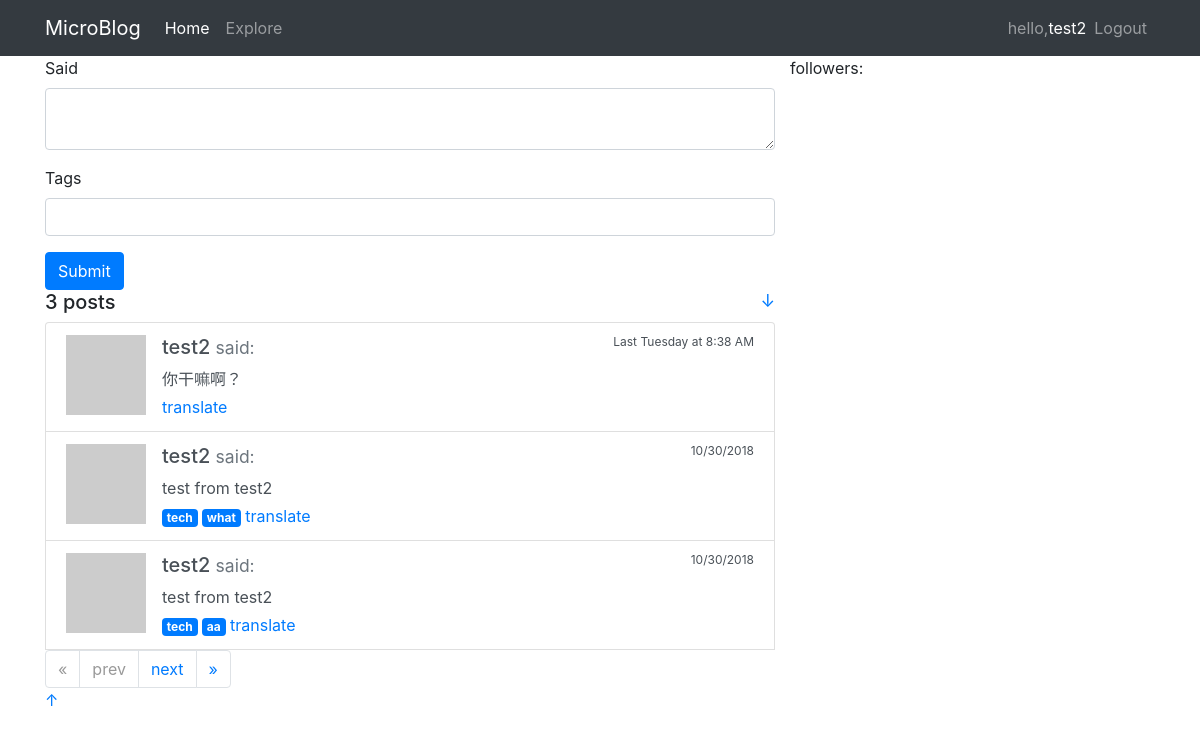
The page /index (signed in) on the database its author committed.
### app/models.py (models this page shows, shortened)
class PaginatedAPIMixin(object):
	@staticmethod
	def to_collection_dict(query, page, per_page, endpoint, **kwargs):
		recourse = query.paginate(page, per_page, False)
		data = {
			'items': [item.to_dict() for item in recourse.items],
			'_meta': {
				'page':page,
				'per_page':per_page,
				'total_page':recourse.pages,
				'total_items':recourse.total
			},
			'_links':{
				'self':url_for(endpoint,page=page,per_page=per_page,**kwargs),
				'next':url_for(endpoint,page=page+1,per_page=per_page,**kwargs) if recourse.has_next else None,
				'prev':url_for(endpoint,page=page-1,per_page=per_page,**kwargs) if recourse.has_prev else None
			}
		}
		return data

class User(db.Model, UserMixin, PaginatedAPIMixin):
	id = db.Column(db.Integer, primary_key=True)
	username = db.Column(db.String(64), index=True, unique=True)
	email = db.Column(db.String(120), index=True, unique=True)
	password_hash = db.Column(db.String(128))
	about_me = db.Column(db.String(140))
	last_seen = db.Column(db.DateTime, default=datetime.utcnow)
	token = db.Column(db.String(32), index=True, unique=True)
	token_expiration = db.Column(db.DateTime)
	followed = db.relationship(
		'User',
		secondary=followers,
		lazy='dynamic',
		primaryjoin=(followers.c.follower_id == id),
		secondaryjoin=(followers.c.followed_id == id),
		backref=db.backref('followers', lazy='dynamic'))
	role = db.relationship(
		'Role',
		secondary=user_roles,
		lazy='dynamic',
		backref=db.backref('users', lazy='dynamic')
	)
	def get_avatar(self, size):
		digest = md5(self.email.lower().encode('utf-8')).hexdigest()
		return 'https://www.gravatar.com/avatar/{}?d=identicon&s={}'.format(digest,size)
	def get_followed_posts(self):
		return Post.query.join(
			followers,
			followers.c.followed_id == Post.user_id
		).filter(
			followers.c.follower_id == self.id
		).union(
			Post.query.filter_by(user_id=self.id)
		).order_by(
			Post.timestamp.desc()
		)
	def can_do(self,perm_name):
		can_do = False
		for r in self.role:
			if r.can_do(perm_name):
				can_do = True
		return can_do

class Post(db.Model, PaginatedAPIMixin):
	id = db.Column(db.Integer, primary_key=True)
	body = db.Column(db.String(140))
	timestamp = db.Column(db.DateTime, index=True, default=datetime.utcnow)
	user_id = db.Column(db.Integer, db.ForeignKey('user.id'))
	author = db.relationship('User', backref=db.backref('posts', lazy='dynamic'))
	tags = db.relationship('Tag', secondary=tags, lazy=True, backref=db.backref('pages', lazy='dynamic'))

class Tag(db.Model):
	id = db.Column(db.Integer, primary_key=True)
	name = db.Column(db.String(64), index=True, unique=True)

### app/main/routes.py (the view, shortened to what this page needs)
@bp.route('/', methods=['GET','POST'])
@bp.route('/index', methods=['GET','POST'])
@login_required
def index():
	form = PostForm()
	title = 'index'
	page_num = request.args.get('page_num',1,type=int)
	posts_paginate = current_user.get_followed_posts().paginate(page_num, current_app.config['POSTS_PER_PAGE'], False)
	posts = posts_paginate.items
	pagination = {
		'first_page' : url_for('main.index'),
		'last_page' : url_for('main.index',page_num=posts_paginate.pages),
		'next_page' : url_for('main.index',page_num=posts_paginate.next_num),
		'prev_page' : url_for('main.index',page_num=posts_paginate.prev_num),
		'has_next' : posts_paginate.has_next,
		'has_prev' : posts_paginate.has_prev,
		'pages':posts_paginate.pages
	}
	return render_template('index.html', form = form, title=title, posts = posts, pagination = pagination, datetime=datetime.utcnow() )

### app/main/forms.py
class PostForm(FlaskForm):
	post = TextAreaField('Said', validators=[DataRequired(), Length(min=1, max=140)])
	tags = StringField('Tags')
	submit = SubmitField('Submit')

### app/main/routes.py (called while the page is built)
@bp.before_request
def before_request():
	if current_user.is_authenticated:
		current_user.last_seen = datetime.utcnow()
		db.session.commit()
	if not session.get('sessionId'):
		print('new_session')
		session['sessionId'] = str(datetime.utcnow())
		print(dir(session))
	g.sessionId = session.get('sessionId')

@bp.after_request
def after_request(response):
	response.headers["X-SaintIC-Media-Type"] = "saintic.v1"
	response.headers["Access-Control-Allow-Origin"] = "*"
	username = 'anonymous'
	if current_user.is_authenticated:
		username = current_user.username
	current_app.logger.info(json.dumps({
		"AccessLog": {
			"sessionId":g.sessionId,
			"status_code": response.status_code,
			"method": request.method,
			"ip": request.headers.get('X-Real-Ip', request.remote_addr),
			"url": request.url,
			"referer": request.headers.get('Referer'),
			"agent": request.headers.get("User-Agent"),
			"user": username
		}
	}
	))
	return response

### app/models.py (called while the page is built)
@login.user_loader
def load_user(id):
	return User.query.get(int(id))

	def can_do(self,perm_name):
		return True if self.perms.filter_by(name=perm_name).first() is not None else False

### app/main/templates/index.html
{% extends "base.html" %}
{% block content %}
<div class="row">
    <div class="col-8">
        {% if current_user.can_do('POST_WRITE') %}
        <form action = '' method="post">
            {{ render_form(form) }}
        </form>
        {% endif %}
        <h5>
            {{ posts|length }} posts
            <small class="float-right"><a href="#bottom" title="Go Bottom">&darr;</a></small>
        </h5>
        <ul class="list-group">
            {% for post in posts %}
                {% include '_post.html' %}
            {% endfor %}
            {% include '_paginate.html' %}
        </ul>
    </div>
    <div class="co4">
        followers:
    </div>
</div>
{% endblock %}

### app/main/templates/base.html (shortened to what this page needs)
<!DOCTYPE html>
<html lang="en">
<head>
    {{ bootstrap.load_css() }}
</head>
<body>
{% from 'bootstrap/nav.html' import render_nav_item %}
<nav class="navbar navbar-expand-lg navbar-dark bg-dark">
    <div class="container">
        <a class="navbar-brand" href="{{ url_for('main.index') }}">MicroBlog</a>
        <div class="navbar-nav mr-auto">
            {{ render_nav_item('main.index', 'Home') }}
            {{ render_nav_item('main.posts', 'Explore') }}
        </div>
        <div class="navbar-nav navbar-right">
            {% if current_user.is_anonymous %}
                <span class="navbar-text">hello, anonymous</span>
                {{ render_nav_item('auth.login', 'Login') }}
            {% else %}
                <span class="navbar-text">hello,<a href="{{ url_for('main.user',username=current_user.username) }}">{{ current_user.username }}</a> </span>
                {{ render_nav_item('auth.logout', 'Logout') }}
            {% endif %}
        </div>
    </div>
</nav>
<main class="container">
    {% from 'bootstrap/form.html' import render_field %}
    {% from 'bootstrap/form.html' import render_form %}
    {% block content %}{% endblock %}
    <footer class="test-center">
        {% block footer %}
            <p><a id="bottom" href="#" title="Go Top">&uarr;</a></p>
        {% endblock %}
    </footer>
</main>
</body>
</html>

### app/main/templates/_post.html
<li class="list-group-item list-group-item-action flex-column">
    <div class="media">
        <a class="align-self-start mr-3" href="{{ url_for('main.user',username=post.author.username) }}">
            <img src="{{ post.author.get_avatar(50) }}" /><br>
        </a>
        <div class="media-body">
            <h5 class="mt-0">
                {{ post.author.username }} <small class="text-muted"> said: </small>
                <small class="text-sm-right float-right" style="font-size:12px">{{ moment(post.timestamp).calendar() }}</small>
            </h5>
            <p class="mb-1"><span id = 'post{{ post.id }}'>{{ post.body }}</span></p>
            {% for tag in post.tags %}
                <span class="badge badge-primary">{{ tag.name }}</span>
            {% endfor %}
            <span id="dest{{ post.id }}">
                <a href="javascript:translate('#post{{ post.id }}','#dest{{ post.id }}','en','zh')">translate</a>
            </span>
        </div>
    </div>
</li>

### rows shown on the page
User: username "test2"
Post: author.username "test2", timestamp "Last Tuesday at 8:38 AM", body "你干嘛啊？"
Post: author.username "test2", timestamp "10/30/2018", body "test from test2"
Tag: name "tech"
Tag: name "what"
Post: author.username "test2", timestamp "10/30/2018", body "test from test2"
Tag: name "aa"

### other values the page prints
{{ render_nav_item('main.index', 'Home') }} "Home"
{{ render_nav_item('main.posts', 'Explore') }} "Explore"
{{ render_nav_item('auth.logout', 'Logout') }} "Logout"
{{ posts|length }} "3"
